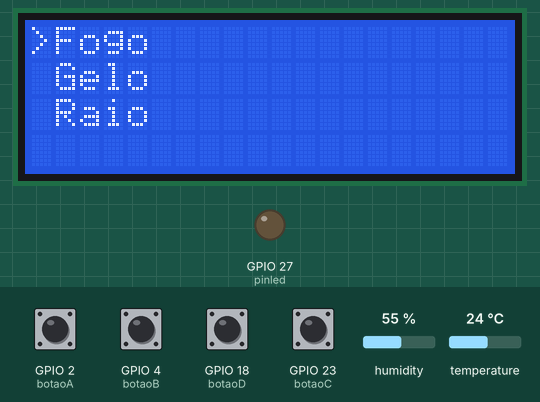
A program run on a simulated ESP32. Parts: 20×4 character LCD, output pins drawn as LEDs (lit = HIGH). The inputs (shaded band) are chosen by the test bench; at power-on: GPIO 2 (botaoA), GPIO 4 (botaoB), GPIO 18 (botaoD), GPIO 23 (botaoC) HIGH, humidity 55 %, temperature 24 °C. WiFi joins after 1.5 s; servers stay silent unless stated; no MQTT or app messages arrive unless stated; what the program prints to the serial monitor is not drawn.

Above: at 2.7 s.
2.8 s: GPIO 2 (botaoA) pulled LOW for 0.15 s
4.4 s: GPIO 18 (botaoD) pulled LOW for 0.15 s
At 5.4 s:
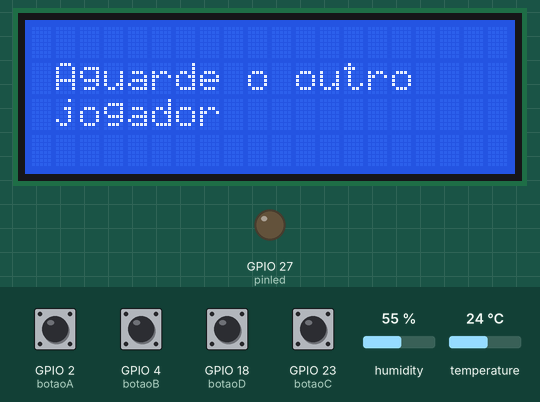
Timing chart, 0 to 7.4 s (numbered marks = the images above; inputs shaded):
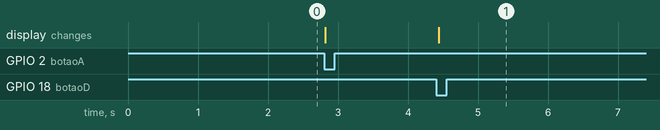

Measured:
- after the input at 4.4 s, the display: changes at once (image 1)

The program:

main.cpp
```cpp
#include <Arduino.h>
#include <LiquidCrystal_I2C.h>
#include <WiFi.h>
#include "internet.h"
#include <ArduinoJson.h>
#include <PubSubClient.h>
#include <Bounce2.h>
#include <DHT.h>

WiFiClient espClient;
PubSubClient client(espClient);
Bounce botaoA = Bounce();
Bounce botaoB = Bounce();
Bounce botaoC = Bounce();
Bounce botaoD = Bounce();

const char *mqtt_server = "broker.hivemq.com";
const int mqtt_port = 1883;
const char *mqtt_id = "esp32-senai134-magicduelcontrole12";
const char *mqtt_topic_sub = "senai134/magicduel/console";
const char *mqtt_topic_pub = "senai134/magicduel/controles";

#define pinled 27

void callback(char *, byte *, unsigned int);
void mqttConnect(void);

void telaSelecao(void);
void botoesCimaBaixo(void);
void botaoConfirma(void);
void telaEspera(void);
void enviaAtaque(void);
void telaInteracao(void);
void tratamentoMsg(String);
void interacaoSensor(void);
void ataqueGelo(void);
void ataqueFogo(void);
void enviaForcaAtaque(void);
void setupDHT(void);
void resetTela(void);

LiquidCrystal_I2C lcd(0x27, 20, 4);

#define DHTPIN 5
#define DHTTYPE DHT22
DHT dht(DHTPIN, DHTTYPE);

// variaveis

int telas = 0;
int posicaoSeletor = 0;

bool fogo = 0;
bool gelo = 0;
bool raio = 0;

bool interacao = 0;
bool voltaTela = 0;

float temperatura = 0;
float umidade = 0;
float setupUmidade = 35.0;
float setupTemperatura = 26.0;

int forcaAtaqueFogo = 0;
int forcaAtaqueGelo = 0;

void setup()
{
  Serial.begin(9600);
  dht.begin();
  lcd.init();
  pinMode(pinled, OUTPUT);

  botaoA.attach(2, INPUT_PULLUP);
  botaoB.attach(4, INPUT_PULLUP);
  botaoC.attach(23, INPUT_PULLUP);
  botaoD.attach(18, INPUT_PULLUP);

  telaSelecao();

  conectaWiFi();

  client.setServer(mqtt_server, mqtt_port);
  client.setCallback(callback);

  setupUmidade = dht.readHumidity();
  setupTemperatura = dht.readTemperature();

  Serial.println(setupTemperatura);
  Serial.println(setupUmidade);

  // setupDHT();
}

void loop()
{
  checkWiFi();

  if (!client.connected())
    mqttConnect();

  client.loop();

  botaoA.update();
  botaoB.update();
  botaoC.update();
  botaoD.update();

  botoesCimaBaixo();
  botaoConfirma();
}

void callback(char *topic, byte *payload, unsigned int length)
{
  Serial.printf("mensagem recebida em %s: ", topic);

  String mensagem = "";
  for (unsigned int i = 0; i < length; i++)
  {
    char c = (char)payload[i];
    mensagem += c;
  }
  Serial.println(mensagem);

  tratamentoMsg(mensagem);
}

void mqttConnect()
{
  while (!client.connected())
  {
    Serial.println("Conectando ao MQTT...");

    if (client.connect(mqtt_id))
    {
      Serial.println("Conectado com sucesso");
      client.subscribe(mqtt_topic_sub);
    }

    else
    {
      Serial.print("falha, rc=");
      Serial.println(client.state());
      Serial.println("tentando novamente em 5 segundos");
      delay(5000);
    }
  }
}

void tratamentoMsg(String msg)
{
  String mensagem = msg;
  JsonDocument doc;
  DeserializationError erro = deserializeJson(doc, mensagem);

  if (erro)
  {
    Serial.println("Mensagem Recebida não esta no formato Json");
    return;
  }

  else
  {
    if (!doc["interacao"].isNull())
      interacao = doc["interacao"];

    if (!doc["voltaTela"].isNull())
      voltaTela = doc["voltaTela"];
  }

  telaInteracao();
  resetTela();
}

void telaSelecao() // tela 0
{
  digitalWrite(pinled, 0);
  lcd.clear();
  lcd.backlight();
  lcd.setCursor(0, 0);
  lcd.print(">");

  lcd.setCursor(1, 0);
  lcd.print("Fogo");
  lcd.setCursor(1, 1);
  lcd.print("Gelo");
  lcd.setCursor(1, 2);
  lcd.print("Raio");
}

void botoesCimaBaixo()
{
  if (telas == 0)
  {
    if (posicaoSeletor == 0)
    {
      if (botaoA.fell())
      {
        lcd.setCursor(0, 0);
        lcd.print(" ");

        lcd.setCursor(0, 2);
        lcd.print(">");

        posicaoSeletor = 2;
      }

      if (botaoC.fell())
      {
        lcd.setCursor(0, 0);
        lcd.print(" ");

        lcd.setCursor(0, 1);
        lcd.print(">");

        posicaoSeletor = 1;
      }
    }

    else if (posicaoSeletor == 1)
    {
      if (botaoA.fell())
      {
        lcd.setCursor(0, 1);
        lcd.print(" ");

        lcd.setCursor(0, 0);
        lcd.print(">");

        posicaoSeletor = 0;
      }

      if (botaoC.fell())
      {
        lcd.setCursor(0, 1);
        lcd.print(" ");

        lcd.setCursor(0, 2);
        lcd.print(">");

        posicaoSeletor = 2;
      }
    }

    else if (posicaoSeletor == 2)
    {
      if (botaoA.fell())
      {
        lcd.setCursor(0, 2);
        lcd.print(" ");

        lcd.setCursor(0, 1);
        lcd.print(">");

        posicaoSeletor = 1;
      }

      if (botaoC.fell())
      {
        lcd.setCursor(0, 2);
        lcd.print(" ");

        lcd.setCursor(0, 0);
        lcd.print(">");

        posicaoSeletor = 0;
      }
    }
  }
}

void botaoConfirma()
{
  if (telas == 0)
  {
    if (posicaoSeletor == 0)
    {
      if (botaoD.fell())
      {
        telaEspera();
        enviaAtaque();
      }
    }

    else if (posicaoSeletor == 1)
    {
      if (botaoD.fell())
      {
        telaEspera();
        enviaAtaque();
      }
    }

    else if (posicaoSeletor == 2)
    {
      if (botaoD.fell())
      {
        telaEspera();
        enviaAtaque();
      }
    }
  }
}

void telaEspera() // tela 1
{
  telas = 1;

  lcd.clear();
  lcd.setCursor(1, 1);
  lcd.print("Aguarde o outro");
  lcd.setCursor(1, 2);
  lcd.print("jogador");
}

void enviaAtaque()
{
  JsonDocument doc;
  String mensagem;

  if (posicaoSeletor == 0)
  {
    fogo = 1;

    doc["fogoOne"] = fogo;

    fogo = 0;
  }

  else if (posicaoSeletor == 1)
  {
    gelo = 1;

    doc["geloOne"] = gelo;

    gelo = 0;
  }

  else if (posicaoSeletor == 2)
  {
    raio = 1;

    doc["raioOne"] = raio;

    raio = 1;
  }

  serializeJson(doc, mensagem);
  client.publish(mqtt_topic_pub, mensagem.c_str());
}

void telaInteracao() // tela 2
{
  if (telas == 1)
  {
    if (interacao == 1)
    {
      digitalWrite(pinled, 1);
      telas = 2;

      lcd.clear();
      lcd.setCursor(1, 1);
      lcd.print("INTERAJA COM");
      lcd.setCursor(1, 2);
      lcd.print("O SENSOR");

      interacao = 0;

      interacaoSensor();
    }
  }
}

void interacaoSensor()
{
  delay(6000);
  temperatura = dht.readTemperature();
  umidade = dht.readHumidity();

  ataqueFogo();
  ataqueGelo();

  enviaForcaAtaque();
}

void setupDHT()
{
  delay(2000);
  setupTemperatura = dht.readTemperature();
  setupUmidade = dht.readHumidity();
}

void ataqueFogo()
{
  if (temperatura > (setupTemperatura * 1.08))
  {
    forcaAtaqueFogo = 2;
  }
  else if (temperatura >= (setupTemperatura * 1.02) && temperatura <= (setupTemperatura * 1.08))
  {
    forcaAtaqueFogo = 1;
  }
  else
  {
    forcaAtaqueFogo = 1;
  }
  Serial.println(temperatura);
}

void ataqueGelo()
{
  if (umidade >= (setupUmidade * 1.95))
  {
    forcaAtaqueGelo = 2;
  }
  else if (umidade < (setupUmidade * 1.89) && umidade >= (setupUmidade * 1.35))
  {
    forcaAtaqueGelo = 1;
  }
  else
  {
    forcaAtaqueGelo = 1;
  }
  Serial.println(umidade);
}

void enviaForcaAtaque()
{
  JsonDocument doc;
  String mensagem;

  bool sensorPronto = 0;

  sensorPronto = 1;

  doc["forcaAtaqueFogoA"] = forcaAtaqueFogo;
  doc["forcaAtaqueGeloA"] = forcaAtaqueGelo;
  doc["sensorPronto1"] = sensorPronto;

  sensorPronto = 0;

  serializeJson(doc, mensagem);
  client.publish(mqtt_topic_pub, mensagem.c_str());
}

void resetTela()
{
  if (telas == 2)
  {
    if (voltaTela == 1)
    {
      telaSelecao();
      telas = 0;
      voltaTela = 0;
    }
  }
}
```

internet.h
```cpp
#ifndef INTERNET_H
#define INTERNET_H

void conectaWiFi(void);
void checkWiFi(void);

#endif
```

senhas.h
```cpp
const char *SSID = "SALA 09";
const char *SENHA = "info@134";
```

internet.cpp
```cpp
#include <Arduino.h>
#include <WiFi.h>
#include "internet.h"
#include "senhas.h"


//* -------CONFIGURAÇÃO DO WIFI--------

const unsigned long tempoEsperaConexao = 20000;
const unsigned long tempoEsperaReconexao = 10000;

void conectaWiFi()
{
    Serial.printf("Conectando ao WiFi: %s", SSID);
    WiFi.begin(SSID, SENHA);

    unsigned long tempoInicialWiFi = millis();

    while (WiFi.status() != WL_CONNECTED && millis() - tempoInicialWiFi < tempoEsperaConexao)
    {
        Serial.print(".");
        delay(500);
    }

    if (WiFi.status() == WL_CONNECTED)
    {
        Serial.println("\nWiFi Conectado com sucesso! ");
        Serial.print("Endereço IP: ");
        Serial.println(WiFi.localIP());
    }

    else
    {
        Serial.println("\nFalha ao conectar no WiFi. Verifique o nome da rede e a senha");
    }
}

void checkWiFi()
{
    unsigned long tempoAtual = millis();
    static unsigned long tempoUltimaConexao = 0;

    if (tempoAtual - tempoUltimaConexao > tempoEsperaReconexao)
    {
        if (WiFi.status() != WL_CONNECTED)
        {
            Serial.println("\n Conexão Perdida! Tentando reconectar...");
            conectaWiFi();
        }
        tempoUltimaConexao = tempoAtual;
    }
}
```
